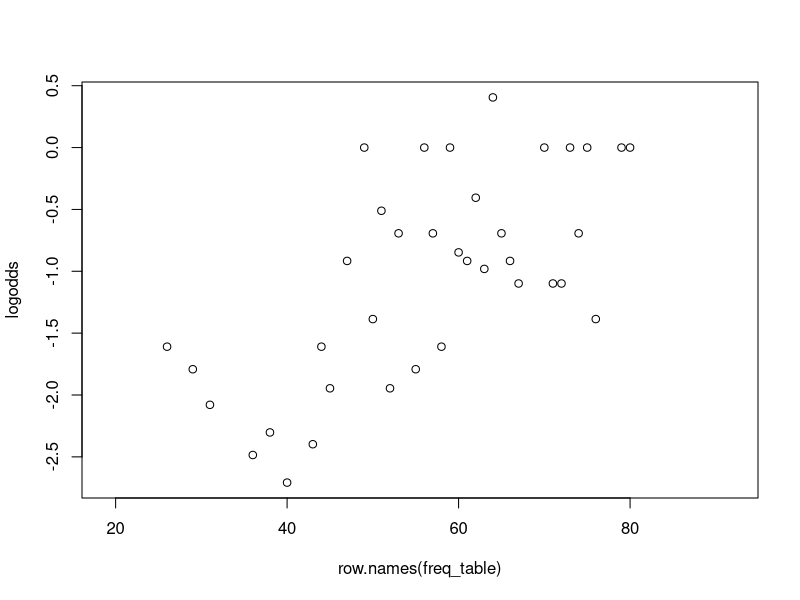

This chart was generated by the following R code:
# https://www.coursera.org/learn/logistic-regression-r-public-health/supplement/YPw6w/practice-in-r-simple-logistic-regression

g <- read.csv(file = "Data/final-diabetes-data-for-R-_csv_-_2_.csv",
              header = T,
              sep = ",")

# assigning variables

dm <- as.factor(g[, "dm"]) # categorical
gender <- as.factor(g[, "gender"]) # categorical
age <- g[, "age"] # continuous

###################

# Null model (empty)

m <- glm(dm ~ 1,
         family = binomial(link = logit))
summary(m)

# Checking R's interpretation of the binary outcome

table(m$y)


# Interpreting the model

odds <- exp(-1.7047) # the odds of having dm are 0.182

p <- odds/(1 + odds) # each participant has a 0.15 (15%) probability of having dm

# confirming the numbers

table(dm)

60/330 #odds (ratio of success to failure) = 0.182
60/(330+60) # p = 0.15 (15%)

##################

# Simple logistic model (one predictor)

# categorical

m <- glm(dm ~ gender,
         family = binomial(link = logit))
summary(m)


# interpreting the model

(odds <- exp(0.08694)) # odds = 1.09 (usually reported to 2 decimal places)

(p <- odds / (1 + odds)) # probability = 0.51


# checking R's interpretation of gender

contrasts(gender)

# This confirms that the coefficient given in the output refers to male
# because males have a 1 next to them in the above output and females have a zero.
# The log odds for females are incorporated into the intercept.

# R will by default organise values (called levels) of categorical variables
# alphabetically. You can check the order like so:

levels(gender) # by default, female is the first level (reference group)

# to redefine the reference group

gender <- relevel(gender, ref = "male")

levels(gender) # male is the first level (reference group)


# rerun the model

m <- glm(dm ~ gender,
         family = binomial(link = logit))
summary(m)

# the coefficient is now negative because:
# log(A/B) = - log(B/A)


m$coefficients

exp(m$coefficients)

################################

# continuous

m <- glm(dm ~ age,
         family = binomial(link = logit))
summary(m)


# interpreting the model

# the intercept (the log odds of having dm at birth"age = 0")

(odds <- exp(-4.404530)) # odds = 0.01222

(p <- odds / (1 + odds)) # probability = 0.01207

# When odds are SMALL, they are very close to probability

# the age coefficient (the log odds of having dm for each one-year increase in age)

(odds <- exp(0.052465)) # odds = 1.05


# Mathematically, the difference between 2 log odds is the same as the ratio between them

# example: log odds of 25 and 24 years old

(log_24 <- -4.404530 + (24*0.052465))
(log_25 <- -4.404530 + (25*0.052465))

log_25 - log_24
log_25 / log_24 
# which (when exponentiated) produces the odds ratio:
# the amount by which your odds increases when you get a year older

# NOT TRUE !!!!!!!!!!!!!!!!!!!!!!!!!!!!!!!!!!!!!!!!!!!!!!!!!!!!!!!!!!!!!!!!!!!!!!

#############################

# checking the linearity assumption

# create a cross tabulation of age and diabetes status

dm_by_age <- table(age, dm)

# output the frequencies of diabetes status by age

freq_table <- prop.table(dm_by_age, margin = 1)

# calculate the odds of having diabetes

odds <- freq_table[, "yes"]/freq_table[, "no"]

# calculate the log odds

logodds <- log(odds)

# plot the ages found in the sample against the log odds of having diabetes
plot(row.names(freq_table), logodds)

# Note to self: you cannot plot age directly against logodds because they have different length

nrow(freq_table)
nrow(g)
